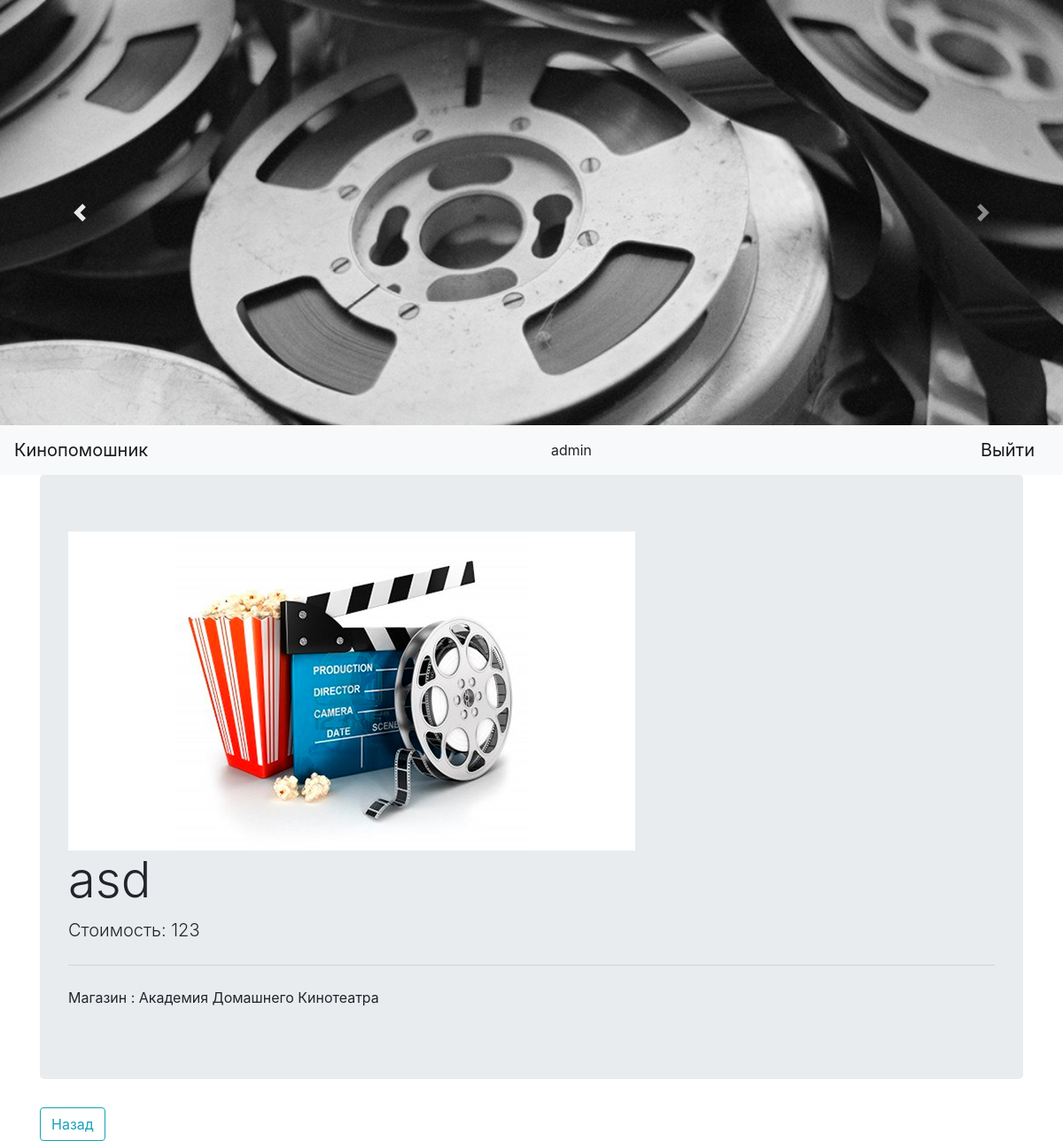
Page /film/1 (signed in) on the committed database.
### tables this page shows
CREATE TABLE films 
                            (film_id INTEGER PRIMARY KEY AUTOINCREMENT,
                             name VARCHAR(20),
                             price INTEGER,
                             store INTEGER,
                             file VARCHAR(255)
                             );

CREATE TABLE stores 
                            (store_id INTEGER PRIMARY KEY AUTOINCREMENT, 
                             name VARCHAR(20) UNIQUE,
                             address VARCHAR(128)
                        );

### index.py (the view)
@app.route('/film/<int:film_id>', methods=['GET'])
def film(film_id):
    if 'username' not in session:
        return redirect('/login')
    '''if session['username'] != 'admin':
        return redirect(url_for('index'))'''
    film = FilmsModel(db.get_connection()).get(film_id)
    store = StoresModel(db.get_connection()).get(film[3])
    return render_template('film_info.html',
                           username=session['username'],
                           title='Просмотр фильма',
                           film=film,
                           store=store[1])

### db.py (called while the page is built)
    def get_connection(self):
        return self.conn

### models.py (called while the page is built)
    def get(self, store_id):
        cursor = self.connection.cursor()
        cursor.execute("SELECT * FROM stores WHERE store_id = ?", (str(store_id)))
        row = cursor.fetchone()
        return row

    def get(self, film_id):
        cursor = self.connection.cursor()
        cursor.execute("SELECT * FROM films WHERE film_id = ?", (str(film_id)))
        row = cursor.fetchone()
        return row

### templates/film_info.html
{% extends "base.html" %}
{% block content %}
        <div class="jumbotron">
            <img src="{{ url_for('static', filename='img/poster/' + film[4]) }}" alt="картинка" />
          <h1 class="display-4">{{ film[1] }}</h1>
          <p class="lead">Стоимость: {{ film[2] }}</p>
          <hr class="my-4">
            <p>Магазин : {{ store }}</p>
        </div>
        <a href="/index"> <button type="button" class="btn btn-outline-info">Назад</button></a>
{% endblock %}

### rows in the picture
films: file (picture), name "asd", price "123"
stores: name "Академия Домашнего Кинотеатра"

### other values in the picture
{{ username }} "admin"
